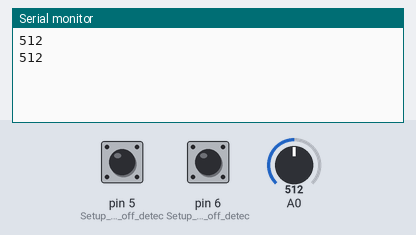
A sketch run on a simulated Arduino Uno, built with avr-gcc and run on an emulated ATmega328P. Shown: the last lines printed to the serial monitor. Inputs (shaded band) come from the test bench; at power-on: pin 5 (Setup_for_leads_off_detec) LOW, A0 = 512, pin 6 (Setup_for_leads_off_detec) LOW.

Above: at 1.8 s.
1.9 s: pin 5 (Setup_for_leads_off_detec) pulled HIGH for 1.2 s
At 2.8 s:
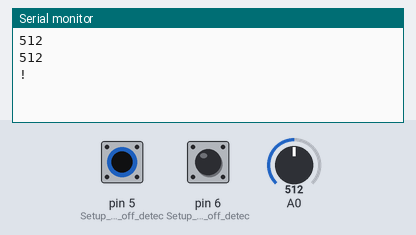
4.6 s: A0 set to 716
At 5.5 s:
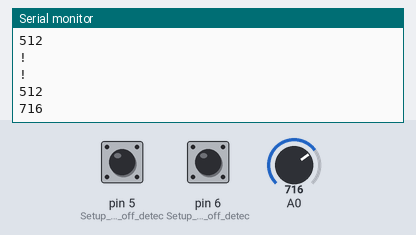
6.1 s: A0 set to 900
At 6.1 s:
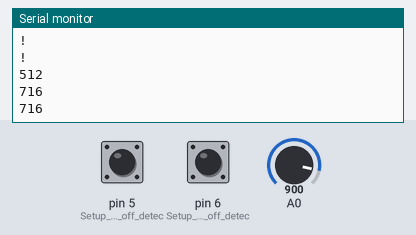
Timing chart, 0 to 9.1 s (numbered marks = the images above; inputs shaded):
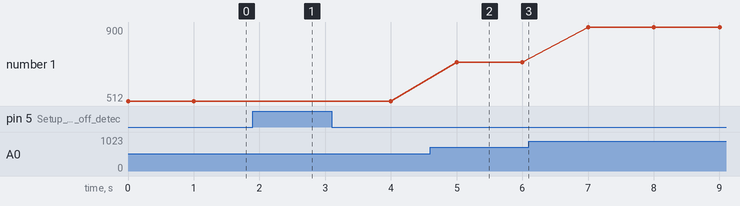

The sketch:

ECG_monitoring.ino
```cpp
void setup() {
// initialize the serial communication:
  Serial.begin(9600);
  pinMode(5, INPUT); // Setup for leads off detection LO +
  pinMode(6, INPUT); // Setup for leads off detection LO -

}

void loop() {
  if((digitalRead(5) == 1)||(digitalRead(6) == 1)){
  Serial.println('!');
  }
  else
  {
  // send the value of analog input 0:
    Serial.println(analogRead(A0));
  }
  //Wait for a bit to keep serial data from saturating
  delay(1000);
}
```

Measured:
- after the input at 1.9 s, the serial monitor: prints a new line after 0.10 s (image 1)
- after the input at 4.6 s, the serial monitor: prints a new line after 0.40 s (image 2)
- plotted number 1: 512 → 716 after the input at 4.6 s, 716 → 900 after the input at 6.1 s
